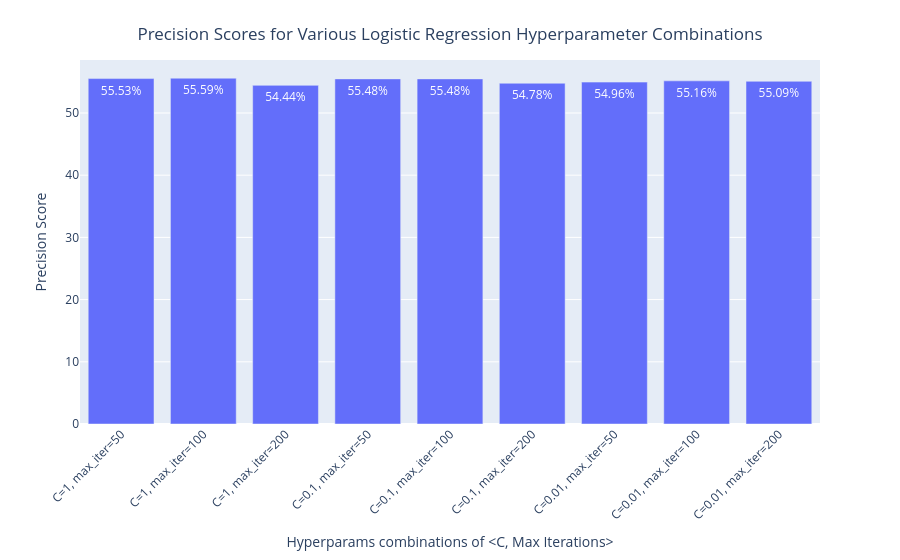

Notebook code for this chart:
### Code cell
# Prepare the data
rows = []
for key, value in list(best_precision_matrix_logistic_regression.items()):
    C, max_iter = key
    combination_label = f'C={C}, max_iter={max_iter}'
    rows.append({'Combination': combination_label, 'Precision': value})

df = pd.DataFrame(rows)
df.loc[:,'Precision'] = df.Precision*100.0 # need for % visualisation

# Create the bar chart
fig = px.bar(df,
             x='Combination',
             y='Precision',
             text='Precision'
             )

# Customize the layout for better readability
fig.update_layout(
    xaxis_title='Hyperparams combinations of <C, Max Iterations>',
    yaxis_title='Precision Score',
    xaxis_tickangle=-45,
    title={
        'text': 'Precision Scores for Various Logistic Regression Hyperparameter Combinations',
        'y':0.95,
        'x':0.5,
        'xanchor': 'center',
        'yanchor': 'top'
    }
)


# Update the text position
fig.update_traces(texttemplate='%{text:.2f}%',
                  textposition='inside',
                  textfont_color='white')

# Show the figure
fig.show()

### Figure 1 — Plotly figure (JSON) as saved in the notebook; plotly's stock layout.template omitted (floating-point values rounded to 4 significant figures)
{"data": [{"hovertemplate": "Combination=%{x}<br>Precision=%{text}<extra></extra>", "legendgroup": "", "marker": {"color": "#636efa", "pattern": {"shape": ""}}, "name": "", "orientation": "v", "showlegend": false, "text": [55.53, 55.59, 54.44, 55.48, 55.48, 54.78, 54.96, 55.16, 55.09], "textfont": {"color": "white"}, "textposition": "inside", "texttemplate": "%{text:.2f}%", "type": "bar", "x": ["C=1, max_iter=50", "C=1, max_iter=100", "C=1, max_iter=200", "C=0.1, max_iter=50", "C=0.1, max_iter=100", "C=0.1, max_iter=200", "C=0.01, max_iter=50", "C=0.01, max_iter=100", "C=0.01, max_iter=200"], "xaxis": "x", "y": [55.53, 55.59, 54.44, 55.48, 55.48, 54.78, 54.96, 55.16, 55.09], "yaxis": "y"}], "layout": {"barmode": "relative", "legend": {"tracegroupgap": 0}, "margin": {"t": 60}, "title": {"text": "Precision Scores for Various Logistic Regression Hyperparameter Combinations", "x": 0.5, "xanchor": "center", "y": 0.95, "yanchor": "top"}, "xaxis": {"anchor": "y", "domain": [0, 1], "tickangle": -45, "title": {"text": "Hyperparams combinations of <C, Max Iterations>"}}, "yaxis": {"anchor": "x", "domain": [0, 1], "title": {"text": "Precision Score"}}}}
